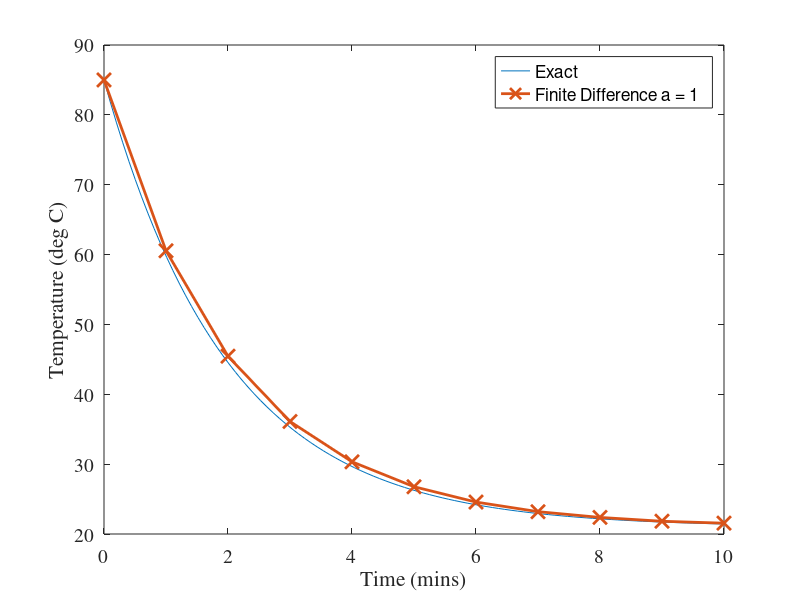

This figure's MATLAB source:
%% Known Info
clear
tn = 10;        % RH edge
t0 = 0;         % LH edge
a = 1.;         % Grid point spacing

%% Setup Linear System
t = t0:a:tn;                % Vector of grid points
A = zeros(length(t));       % Empty matrix of coefficeints
b = zeros(length(t), 1);    % Empty vector of RH side of equations

% Build in a loop
for i = 1 : length(t)
    if i == 1
        A(i, i) = 1;
        b(i) = 85;
    elseif i == length(t)
        A(i, i) = (0.5 + 1 / a);
        A(i, i - 1) = - 1 / a;
        b(i) = 10.5;
    else
        A(i, i + 1) = 1 / (2 * a);
        A(i, i) = 0.5;
        A(i, i - 1) = - 1 / (2 * a);
        b(i) = 10.5;
   end
end

%% Solve Linear System
T = A \ b;

%% Plot
t_an = linspace(0, 10, 100);
T_an = 21 + 64 * exp(-0.5 * t_an);
plot(t_an, T_an, '-', t, T, '-x', 'linewidth', 2, 'markersize', 10);
xlabel('Time (mins)');
ylabel('Temperature (deg C)');
legend('Exact', ['Finite Difference a = ' num2str(a)])
set(gca, 'FontName', 'Times', 'FontSize', 14);